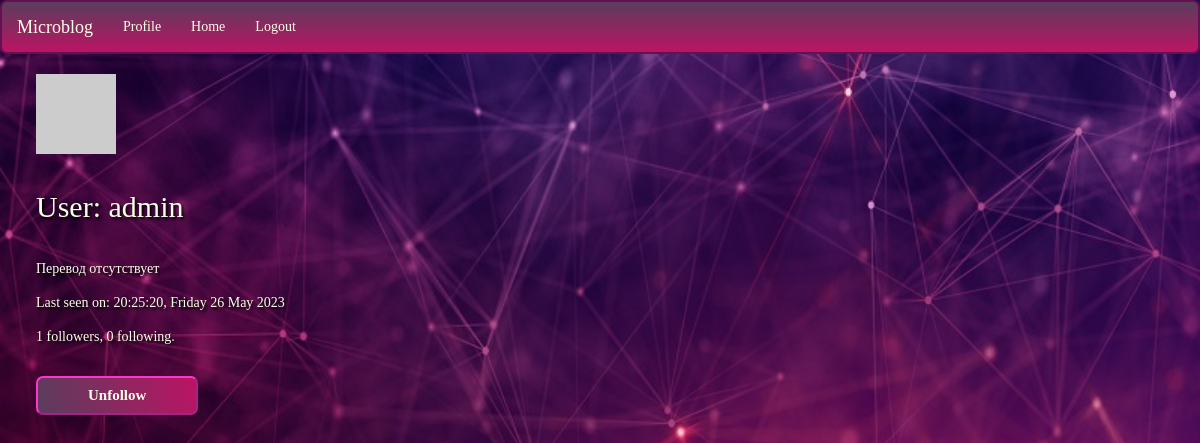
/user/admin (signed in), run on an earlier commit of the app's database.
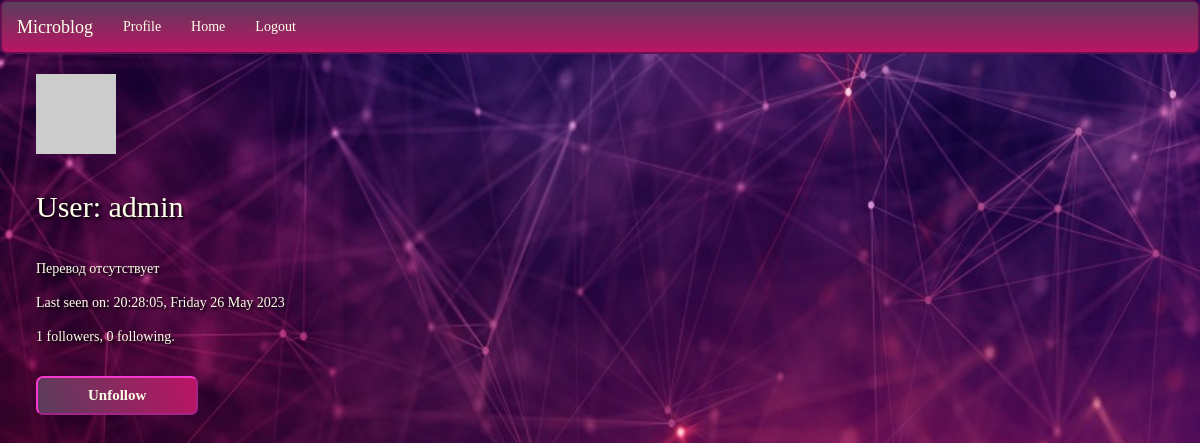
And on a later commit of the database.
### app/models.py (models this page shows, shortened)
class User(UserMixin, db.Model):
    id = db.Column(db.Integer, primary_key=True)
    username = db.Column(db.String(64), index=True, unique=True)
    email = db.Column(db.String(120), index=True, unique=True)
    password_hash = db.Column(db.String(128))
    posts = db.relationship('Post', backref='author', lazy='dynamic')
    about_me = db.Column(db.String(140))
    last_seen = db.Column(db.DateTime, default=datetime.utcnow)
    followed = db.relationship(
        'User', secondary=followers,
        primaryjoin=(followers.c.follower_id == id),
        secondaryjoin=(followers.c.followed_id == id),
        backref=db.backref('followers', lazy='dynamic'), lazy='dynamic')
    def avatar(self, size):
        digest = md5(self.email.lower().encode('utf-8')).hexdigest()
        return 'https://www.gravatar.com/avatar/{}?d=identicon&s={}'.format(
            digest, size)
    def is_following(self, user):
        return self.followed.filter(
            followers.c.followed_id == user.id).count() > 0

### app/routes.py (the view)
@app.route('/user/<username>')
@login_required
def user(username):
    user = User.query.filter_by(username=username).first_or_404()
    form = EmptyForm()
    return render_template('user.html', user=user, title=f"{username}", form=form)

### app/forms.py
class EmptyForm(FlaskForm):
    submit = SubmitField('Submit')

### app/models.py (called while the page is built)
@login.user_loader
def load_user(id):
    return User.query.get(int(id))

### app/routes.py (called while the page is built)
@app.before_request
def before_request():
    if current_user.is_authenticated:
        current_user.last_seen = datetime.utcnow()
        db.session.commit()

### app/templates/user.html (shortened to what this page needs)
{% extends "base.html" %}
{% block content %}
    <link rel="stylesheet" href="{{ url_for('static', filename= './css/user.css') }}">
            <div id="img"><img src="{{ user.avatar(128) }}"></div>
            <div id="info">
                <h1>User: {{ user.username }}</h1>
                    {% if user.about_me %}<p>{{ user.about_me }}</p>{% endif %}
                    {% if user.last_seen %}
                        <p>Last seen on: {{ moment(user.last_seen).format('H:mm:ss,  dddd D MMMM YYYY') }}</p>
                    {% endif %}
                    <p>{{ user.followers.count() }} followers, {{ user.followed.count() }} following.</p>
                    {% if user == current_user %}
                    <p><a href="{{ url_for('edit_profile') }}">Edit your profile</a></p>
                    {% else %}
                    <p>
                        <form action="{{ url_for('unfollow', username=user.username) }}" method="post">
                            {{ form.submit(value='Unfollow') }}
                        </form>
                    </p>
                {% endif %}
            </div>
{% endblock %}

What changed in the data, as far as the page shows it:
changed User "admin": last_seen "20:25:20, Friday 26 May 2023" → "20:28:05, Friday 26 May 2023"
